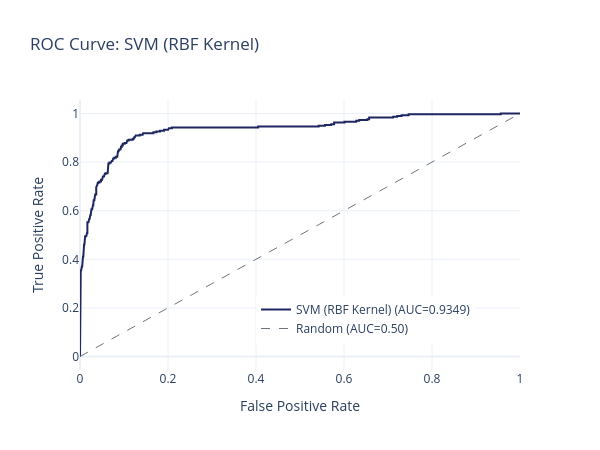
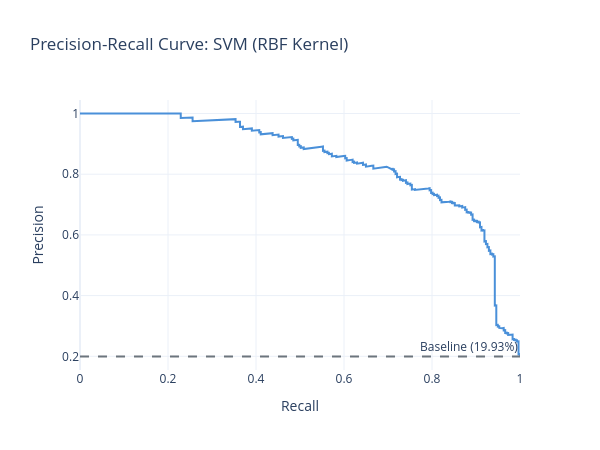
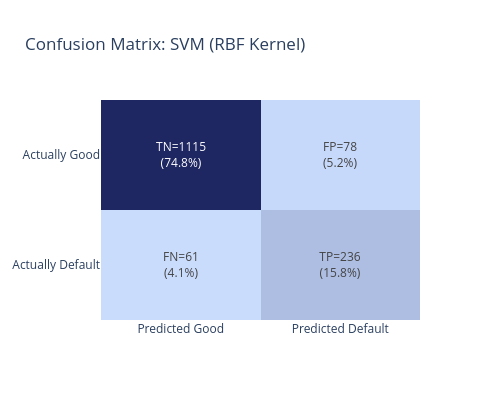

Source (notebook cell) for these figures, in order:
### Markdown cell above
---
## 11. Diagnostic Charts

### Code cell
# Generate and save all universal charts
charts = save_all_universal_charts(y_test, y_pred, y_score, MODEL_NAME, MODEL_SLUG)

# Show them inline too
for name, fig in charts.items():
    fig.show()

### Figure 1 — Plotly figure (JSON) as saved in the notebook; plotly's stock layout.template omitted (floating-point values rounded to 4 significant figures; data arrays with more than 128 entries replaced by an {"elided": "..."} marker saying what was removed)
{"data": [{"line": {"color": "#1E2761", "width": 2}, "mode": "lines", "name": "SVM (RBF Kernel) (AUC=0.9349)", "type": "scatter", "x": {"elided": "196 float values"}, "y": {"elided": "196 float values"}}, {"line": {"color": "#6c757d", "dash": "dash", "width": 1}, "mode": "lines", "name": "Random (AUC=0.50)", "type": "scatter", "x": [0, 1], "y": [0, 1]}], "layout": {"height": 450, "legend": {"x": 0.4, "y": 0.1}, "title": {"text": "ROC Curve: SVM (RBF Kernel)"}, "width": 600, "xaxis": {"title": {"text": "False Positive Rate"}}, "yaxis": {"title": {"text": "True Positive Rate"}}}}

### Figure 2 — Plotly figure (JSON) as saved in the notebook; plotly's stock layout.template omitted (floating-point values rounded to 4 significant figures; data arrays with more than 128 entries replaced by an {"elided": "..."} marker saying what was removed)
{"data": [{"line": {"color": "#4A90D9", "width": 2}, "mode": "lines", "name": "SVM (RBF Kernel) (AP=0.8471)", "type": "scatter", "x": {"elided": "1486 float values"}, "y": {"elided": "1486 float values"}}], "layout": {"annotations": [{"showarrow": false, "text": "Baseline (19.93%)", "x": 1, "xanchor": "right", "xref": "x domain", "y": 0.1993, "yanchor": "bottom", "yref": "y"}], "height": 450, "shapes": [{"line": {"color": "#6c757d", "dash": "dash"}, "type": "line", "x0": 0, "x1": 1, "xref": "x domain", "y0": 0.1993, "y1": 0.1993, "yref": "y"}], "title": {"text": "Precision-Recall Curve: SVM (RBF Kernel)"}, "width": 600, "xaxis": {"title": {"text": "Recall"}}, "yaxis": {"title": {"text": "Precision"}}}}

### Figure 3 — Plotly figure (JSON) as saved in the notebook; plotly's stock layout.template omitted (floating-point values rounded to 4 significant figures)
{"data": [{"colorscale": [[0, "#CADCFC"], [1, "#1E2761"]], "showscale": false, "text": [["TN=1115<br>(74.8%)", "FP=78<br>(5.2%)"], ["FN=61<br>(4.1%)", "TP=236<br>(15.8%)"]], "texttemplate": "%{text}", "type": "heatmap", "x": ["Predicted Good", "Predicted Default"], "y": ["Actually Good", "Actually Default"], "z": [[1115, 78], [61, 236]]}], "layout": {"height": 400, "title": {"text": "Confusion Matrix: SVM (RBF Kernel)"}, "width": 500, "yaxis": {"autorange": "reversed"}}}
